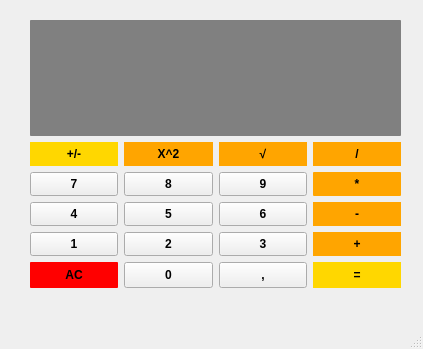
<?xml version="1.0" encoding="UTF-8"?>
<ui version="4.0">
 <class>Calculater</class>
 <widget class="QMainWindow" name="Calculater">
  <property name="geometry">
   <rect>
    <x>0</x>
    <y>0</y>
    <width>423</width>
    <height>349</height>
   </rect>
  </property>
  <property name="sizePolicy">
   <sizepolicy hsizetype="Preferred" vsizetype="Preferred">
    <horstretch>0</horstretch>
    <verstretch>0</verstretch>
   </sizepolicy>
  </property>
  <property name="palette">
   <palette>
    <active>
     <colorrole role="WindowText">
      <brush brushstyle="SolidPattern">
       <color alpha="255">
        <red>255</red>
        <green>255</green>
        <blue>255</blue>
       </color>
      </brush>
     </colorrole>
    </active>
    <inactive>
     <colorrole role="WindowText">
      <brush brushstyle="SolidPattern">
       <color alpha="255">
        <red>255</red>
        <green>255</green>
        <blue>255</blue>
       </color>
      </brush>
     </colorrole>
    </inactive>
    <disabled/>
   </palette>
  </property>
  <property name="windowTitle">
   <string>Calculater</string>
  </property>
  <property name="styleSheet">
   <string notr="true"/>
  </property>
  <widget class="QWidget" name="centralwidget">
   <widget class="QWidget" name="gridLayoutWidget_2">
    <property name="geometry">
     <rect>
      <x>30</x>
      <y>20</y>
      <width>371</width>
      <height>268</height>
     </rect>
    </property>
    <layout class="QGridLayout" name="gridLayout">
     <item row="5" column="0">
      <widget class="QPushButton" name="Button4">
       <property name="sizePolicy">
        <sizepolicy hsizetype="Preferred" vsizetype="Preferred">
         <horstretch>0</horstretch>
         <verstretch>0</verstretch>
        </sizepolicy>
       </property>
       <property name="font">
        <font>
         <italic>false</italic>
         <bold>true</bold>
        </font>
       </property>
       <property name="text">
        <string>4</string>
       </property>
      </widget>
     </item>
     <item row="6" column="3">
      <widget class="QPushButton" name="Add">
       <property name="sizePolicy">
        <sizepolicy hsizetype="Preferred" vsizetype="Preferred">
         <horstretch>0</horstretch>
         <verstretch>0</verstretch>
        </sizepolicy>
       </property>
       <property name="font">
        <font>
         <italic>false</italic>
         <bold>true</bold>
        </font>
       </property>
       <property name="styleSheet">
        <string notr="true">QPushButton {
     background-color:orange; border: 1px red;
	border-radius: 0px;
	padding: 5px;
}
QPushButton:pressed {
    background-color: gray; border: 1px solid gray;
	border-radius: 0px;
	padding: 5px;
}</string>
       </property>
       <property name="text">
        <string>+</string>
       </property>
      </widget>
     </item>
     <item row="4" column="3">
      <widget class="QPushButton" name="Multiply">
       <property name="sizePolicy">
        <sizepolicy hsizetype="Preferred" vsizetype="Preferred">
         <horstretch>0</horstretch>
         <verstretch>0</verstretch>
        </sizepolicy>
       </property>
       <property name="font">
        <font>
         <italic>false</italic>
         <bold>true</bold>
        </font>
       </property>
       <property name="styleSheet">
        <string notr="true">QPushButton {
     background-color:orange; border: 1px red;
	border-radius: 1px;
	padding: 5px;
}
QPushButton:pressed {
    background-color: gray; border: 1px solid gray;
	border-radius: 1px;
	padding: 5px;
}</string>
       </property>
       <property name="text">
        <string>*</string>
       </property>
      </widget>
     </item>
     <item row="7" column="2">
      <widget class="QPushButton" name="Dot">
       <property name="sizePolicy">
        <sizepolicy hsizetype="Preferred" vsizetype="Preferred">
         <horstretch>0</horstretch>
         <verstretch>0</verstretch>
        </sizepolicy>
       </property>
       <property name="font">
        <font>
         <italic>false</italic>
         <bold>true</bold>
        </font>
       </property>
       <property name="text">
        <string>,</string>
       </property>
      </widget>
     </item>
     <item row="5" column="1">
      <widget class="QPushButton" name="Button5">
       <property name="sizePolicy">
        <sizepolicy hsizetype="Preferred" vsizetype="Preferred">
         <horstretch>0</horstretch>
         <verstretch>0</verstretch>
        </sizepolicy>
       </property>
       <property name="font">
        <font>
         <italic>false</italic>
         <bold>true</bold>
        </font>
       </property>
       <property name="text">
        <string>5</string>
       </property>
      </widget>
     </item>
     <item row="7" column="3">
      <widget class="QPushButton" name="Equal">
       <property name="sizePolicy">
        <sizepolicy hsizetype="Preferred" vsizetype="Preferred">
         <horstretch>0</horstretch>
         <verstretch>0</verstretch>
        </sizepolicy>
       </property>
       <property name="palette">
        <palette>
         <active>
          <colorrole role="WindowText">
           <brush brushstyle="SolidPattern">
            <color alpha="255">
             <red>0</red>
             <green>0</green>
             <blue>0</blue>
            </color>
           </brush>
          </colorrole>
          <colorrole role="Button">
           <brush brushstyle="SolidPattern">
            <color alpha="255">
             <red>255</red>
             <green>215</green>
             <blue>0</blue>
            </color>
           </brush>
          </colorrole>
          <colorrole role="Base">
           <brush brushstyle="SolidPattern">
            <color alpha="255">
             <red>255</red>
             <green>215</green>
             <blue>0</blue>
            </color>
           </brush>
          </colorrole>
          <colorrole role="Window">
           <brush brushstyle="SolidPattern">
            <color alpha="255">
             <red>255</red>
             <green>215</green>
             <blue>0</blue>
            </color>
           </brush>
          </colorrole>
         </active>
         <inactive>
          <colorrole role="WindowText">
           <brush brushstyle="SolidPattern">
            <color alpha="255">
             <red>0</red>
             <green>0</green>
             <blue>0</blue>
            </color>
           </brush>
          </colorrole>
          <colorrole role="Button">
           <brush brushstyle="SolidPattern">
            <color alpha="255">
             <red>255</red>
             <green>215</green>
             <blue>0</blue>
            </color>
           </brush>
          </colorrole>
          <colorrole role="Base">
           <brush brushstyle="SolidPattern">
            <color alpha="255">
             <red>255</red>
             <green>215</green>
             <blue>0</blue>
            </color>
           </brush>
          </colorrole>
          <colorrole role="Window">
           <brush brushstyle="SolidPattern">
            <color alpha="255">
             <red>255</red>
             <green>215</green>
             <blue>0</blue>
            </color>
           </brush>
          </colorrole>
         </inactive>
         <disabled>
          <colorrole role="Button">
           <brush brushstyle="SolidPattern">
            <color alpha="255">
             <red>255</red>
             <green>215</green>
             <blue>0</blue>
            </color>
           </brush>
          </colorrole>
          <colorrole role="Base">
           <brush brushstyle="SolidPattern">
            <color alpha="255">
             <red>255</red>
             <green>215</green>
             <blue>0</blue>
            </color>
           </brush>
          </colorrole>
          <colorrole role="Window">
           <brush brushstyle="SolidPattern">
            <color alpha="255">
             <red>255</red>
             <green>215</green>
             <blue>0</blue>
            </color>
           </brush>
          </colorrole>
         </disabled>
        </palette>
       </property>
       <property name="font">
        <font>
         <italic>false</italic>
         <bold>true</bold>
        </font>
       </property>
       <property name="styleSheet">
        <string notr="true">QPushButton {
     background-color:gold; border: 1px red;
	border-radius: 0px;
	padding: 5px;
}
QPushButton:pressed {
    background-color: solid orange; border: 1px solid gray;
	border-radius: 0px;
	padding: 5px;
}</string>
       </property>
       <property name="text">
        <string>=</string>
       </property>
      </widget>
     </item>
     <item row="3" column="3">
      <widget class="QPushButton" name="Divide">
       <property name="sizePolicy">
        <sizepolicy hsizetype="Preferred" vsizetype="Preferred">
         <horstretch>0</horstretch>
         <verstretch>0</verstretch>
        </sizepolicy>
       </property>
       <property name="font">
        <font>
         <italic>false</italic>
         <bold>true</bold>
        </font>
       </property>
       <property name="styleSheet">
        <string notr="true">QPushButton {
     background-color:orange; border: 1px red;
	border-radius: 0px;
	padding: 5px;
}
QPushButton:pressed {
    background-color: gray; border: 1px solid gray;
	border-radius: 0px;
	padding: 5px;
}</string>
       </property>
       <property name="text">
        <string>/</string>
       </property>
      </widget>
     </item>
     <item row="5" column="3">
      <widget class="QPushButton" name="Subtract">
       <property name="sizePolicy">
        <sizepolicy hsizetype="Preferred" vsizetype="Preferred">
         <horstretch>0</horstretch>
         <verstretch>0</verstretch>
        </sizepolicy>
       </property>
       <property name="font">
        <font>
         <italic>false</italic>
         <bold>true</bold>
        </font>
       </property>
       <property name="styleSheet">
        <string notr="true">QPushButton {
     background-color:orange; border: 1px red;
	border-radius: 0px;
	padding: 5px;
}
QPushButton:pressed {
    background-color: gray; border: 1px solid gray;
	border-radius: 0px;
	padding: 5px;
}</string>
       </property>
       <property name="text">
        <string>-</string>
       </property>
      </widget>
     </item>
     <item row="7" column="0">
      <widget class="QPushButton" name="Clear">
       <property name="sizePolicy">
        <sizepolicy hsizetype="Preferred" vsizetype="Preferred">
         <horstretch>0</horstretch>
         <verstretch>0</verstretch>
        </sizepolicy>
       </property>
       <property name="font">
        <font>
         <italic>false</italic>
         <bold>true</bold>
        </font>
       </property>
       <property name="styleSheet">
        <string notr="true">QPushButton {
     background-color:red; border: 1px solid red;
	border-radius: 1px;
	padding: 5px;
}
QPushButton:pressed {
    background-color: sold red; border: 1px solid gray;
	border-radius: 0px;
	padding: 5px;
}
QPushButon:hover{
background-color:pink;
}</string>
       </property>
       <property name="text">
        <string>AC</string>
       </property>
      </widget>
     </item>
     <item row="4" column="0">
      <widget class="QPushButton" name="Button7">
       <property name="sizePolicy">
        <sizepolicy hsizetype="Preferred" vsizetype="Preferred">
         <horstretch>0</horstretch>
         <verstretch>0</verstretch>
        </sizepolicy>
       </property>
       <property name="font">
        <font>
         <italic>false</italic>
         <bold>true</bold>
        </font>
       </property>
       <property name="text">
        <string>7</string>
       </property>
      </widget>
     </item>
     <item row="3" column="0">
      <widget class="QPushButton" name="Minus">
       <property name="sizePolicy">
        <sizepolicy hsizetype="Preferred" vsizetype="Preferred">
         <horstretch>0</horstretch>
         <verstretch>0</verstretch>
        </sizepolicy>
       </property>
       <property name="palette">
        <palette>
         <active>
          <colorrole role="Button">
           <brush brushstyle="SolidPattern">
            <color alpha="255">
             <red>255</red>
             <green>215</green>
             <blue>0</blue>
            </color>
           </brush>
          </colorrole>
          <colorrole role="Base">
           <brush brushstyle="SolidPattern">
            <color alpha="255">
             <red>255</red>
             <green>215</green>
             <blue>0</blue>
            </color>
           </brush>
          </colorrole>
          <colorrole role="Window">
           <brush brushstyle="SolidPattern">
            <color alpha="255">
             <red>255</red>
             <green>215</green>
             <blue>0</blue>
            </color>
           </brush>
          </colorrole>
         </active>
         <inactive>
          <colorrole role="Button">
           <brush brushstyle="SolidPattern">
            <color alpha="255">
             <red>255</red>
             <green>215</green>
             <blue>0</blue>
            </color>
           </brush>
          </colorrole>
          <colorrole role="Base">
           <brush brushstyle="SolidPattern">
            <color alpha="255">
             <red>255</red>
             <green>215</green>
             <blue>0</blue>
            </color>
           </brush>
          </colorrole>
          <colorrole role="Window">
           <brush brushstyle="SolidPattern">
            <color alpha="255">
             <red>255</red>
             <green>215</green>
             <blue>0</blue>
            </color>
           </brush>
          </colorrole>
         </inactive>
         <disabled>
          <colorrole role="Button">
           <brush brushstyle="SolidPattern">
            <color alpha="255">
             <red>255</red>
             <green>215</green>
             <blue>0</blue>
            </color>
           </brush>
          </colorrole>
          <colorrole role="Base">
           <brush brushstyle="SolidPattern">
            <color alpha="255">
             <red>255</red>
             <green>215</green>
             <blue>0</blue>
            </color>
           </brush>
          </colorrole>
          <colorrole role="Window">
           <brush brushstyle="SolidPattern">
            <color alpha="255">
             <red>255</red>
             <green>215</green>
             <blue>0</blue>
            </color>
           </brush>
          </colorrole>
         </disabled>
        </palette>
       </property>
       <property name="font">
        <font>
         <italic>false</italic>
         <bold>true</bold>
        </font>
       </property>
       <property name="styleSheet">
        <string notr="true">QPushButton {
     background-color:gold; border: 1px red;
	border-radius: 0px;
	padding: 5px;
}
QPushButton:pressed {
    background-color: solid orange; border: 1px solid gray;
	border-radius: 0px;
	padding: 5px;
}</string>
       </property>
       <property name="text">
        <string>+/-</string>
       </property>
      </widget>
     </item>
     <item row="4" column="2">
      <widget class="QPushButton" name="Button9">
       <property name="sizePolicy">
        <sizepolicy hsizetype="Preferred" vsizetype="Preferred">
         <horstretch>0</horstretch>
         <verstretch>0</verstretch>
        </sizepolicy>
       </property>
       <property name="font">
        <font>
         <italic>false</italic>
         <bold>true</bold>
        </font>
       </property>
       <property name="text">
        <string>9</string>
       </property>
      </widget>
     </item>
     <item row="4" column="1">
      <widget class="QPushButton" name="Button8">
       <property name="sizePolicy">
        <sizepolicy hsizetype="Preferred" vsizetype="Preferred">
         <horstretch>0</horstretch>
         <verstretch>0</verstretch>
        </sizepolicy>
       </property>
       <property name="font">
        <font>
         <italic>false</italic>
         <bold>true</bold>
        </font>
       </property>
       <property name="text">
        <string>8</string>
       </property>
      </widget>
     </item>
     <item row="5" column="2">
      <widget class="QPushButton" name="Button6">
       <property name="sizePolicy">
        <sizepolicy hsizetype="Preferred" vsizetype="Preferred">
         <horstretch>0</horstretch>
         <verstretch>0</verstretch>
        </sizepolicy>
       </property>
       <property name="font">
        <font>
         <italic>false</italic>
         <bold>true</bold>
        </font>
       </property>
       <property name="text">
        <string>6</string>
       </property>
      </widget>
     </item>
     <item row="3" column="1">
      <widget class="QPushButton" name="Square">
       <property name="sizePolicy">
        <sizepolicy hsizetype="Preferred" vsizetype="Preferred">
         <horstretch>0</horstretch>
         <verstretch>0</verstretch>
        </sizepolicy>
       </property>
       <property name="palette">
        <palette>
         <active>
          <colorrole role="WindowText">
           <brush brushstyle="SolidPattern">
            <color alpha="255">
             <red>0</red>
             <green>0</green>
             <blue>0</blue>
            </color>
           </brush>
          </colorrole>
          <colorrole role="Button">
           <brush brushstyle="SolidPattern">
            <color alpha="255">
             <red>255</red>
             <green>165</green>
             <blue>0</blue>
            </color>
           </brush>
          </colorrole>
          <colorrole role="Base">
           <brush brushstyle="SolidPattern">
            <color alpha="255">
             <red>255</red>
             <green>165</green>
             <blue>0</blue>
            </color>
           </brush>
          </colorrole>
          <colorrole role="Window">
           <brush brushstyle="SolidPattern">
            <color alpha="255">
             <red>255</red>
             <green>165</green>
             <blue>0</blue>
            </color>
           </brush>
          </colorrole>
         </active>
         <inactive>
          <colorrole role="WindowText">
           <brush brushstyle="SolidPattern">
            <color alpha="255">
             <red>0</red>
             <green>0</green>
             <blue>0</blue>
            </color>
           </brush>
          </colorrole>
          <colorrole role="Button">
           <brush brushstyle="SolidPattern">
            <color alpha="255">
             <red>255</red>
             <green>165</green>
             <blue>0</blue>
            </color>
           </brush>
          </colorrole>
          <colorrole role="Base">
           <brush brushstyle="SolidPattern">
            <color alpha="255">
             <red>255</red>
             <green>165</green>
             <blue>0</blue>
            </color>
           </brush>
          </colorrole>
          <colorrole role="Window">
           <brush brushstyle="SolidPattern">
            <color alpha="255">
             <red>255</red>
             <green>165</green>
             <blue>0</blue>
            </color>
           </brush>
          </colorrole>
         </inactive>
         <disabled>
          <colorrole role="Button">
           <brush brushstyle="SolidPattern">
            <color alpha="255">
             <red>255</red>
             <green>165</green>
             <blue>0</blue>
            </color>
           </brush>
          </colorrole>
          <colorrole role="Base">
           <brush brushstyle="SolidPattern">
            <color alpha="255">
             <red>255</red>
             <green>165</green>
             <blue>0</blue>
            </color>
           </brush>
          </colorrole>
          <colorrole role="Window">
           <brush brushstyle="SolidPattern">
            <color alpha="255">
             <red>255</red>
             <green>165</green>
             <blue>0</blue>
            </color>
           </brush>
          </colorrole>
         </disabled>
        </palette>
       </property>
       <property name="font">
        <font>
         <italic>false</italic>
         <bold>true</bold>
        </font>
       </property>
       <property name="styleSheet">
        <string notr="true">QPushButton {
     background-color:orange; border: 1px red;
	border-radius: 0px;
	padding: 5px;
}
QPushButton:pressed {
    background-color: gray; border: 1px solid gray;
	border-radius: 0px;
	padding: 5px;
}</string>
       </property>
       <property name="text">
        <string>X^2</string>
       </property>
      </widget>
     </item>
     <item row="6" column="1">
      <widget class="QPushButton" name="Button2">
       <property name="sizePolicy">
        <sizepolicy hsizetype="Preferred" vsizetype="Preferred">
         <horstretch>0</horstretch>
         <verstretch>0</verstretch>
        </sizepolicy>
       </property>
       <property name="font">
        <font>
         <italic>false</italic>
         <bold>true</bold>
        </font>
       </property>
       <property name="text">
        <string>2</string>
       </property>
      </widget>
     </item>
     <item row="6" column="0">
      <widget class="QPushButton" name="Button1">
       <property name="sizePolicy">
        <sizepolicy hsizetype="Preferred" vsizetype="Preferred">
         <horstretch>0</horstretch>
         <verstretch>0</verstretch>
        </sizepolicy>
       </property>
       <property name="font">
        <font>
         <italic>false</italic>
         <bold>true</bold>
        </font>
       </property>
       <property name="text">
        <string>1</string>
       </property>
      </widget>
     </item>
     <item row="6" column="2">
      <widget class="QPushButton" name="Button3">
       <property name="sizePolicy">
        <sizepolicy hsizetype="Preferred" vsizetype="Preferred">
         <horstretch>0</horstretch>
         <verstretch>0</verstretch>
        </sizepolicy>
       </property>
       <property name="font">
        <font>
         <italic>false</italic>
         <bold>true</bold>
        </font>
       </property>
       <property name="text">
        <string>3</string>
       </property>
      </widget>
     </item>
     <item row="7" column="1">
      <widget class="QPushButton" name="Button0">
       <property name="sizePolicy">
        <sizepolicy hsizetype="Preferred" vsizetype="Preferred">
         <horstretch>0</horstretch>
         <verstretch>0</verstretch>
        </sizepolicy>
       </property>
       <property name="font">
        <font>
         <italic>false</italic>
         <bold>true</bold>
        </font>
       </property>
       <property name="text">
        <string>0</string>
       </property>
      </widget>
     </item>
     <item row="3" column="2">
      <widget class="QPushButton" name="SquareRoot">
       <property name="sizePolicy">
        <sizepolicy hsizetype="Preferred" vsizetype="Preferred">
         <horstretch>0</horstretch>
         <verstretch>0</verstretch>
        </sizepolicy>
       </property>
       <property name="font">
        <font>
         <italic>false</italic>
         <bold>true</bold>
        </font>
       </property>
       <property name="styleSheet">
        <string notr="true">QPushButton {
     background-color:orange; border: 1px red;
	border-radius: 0px;
	padding: 5px;
}
QPushButton:pressed {
    background-color: gray; border: 1px solid gray;
	border-radius: 0px;
	padding: 5px;
}</string>
       </property>
       <property name="text">
        <string>√</string>
       </property>
      </widget>
     </item>
     <item row="1" column="0" colspan="4">
      <widget class="QLineEdit" name="Display">
       <property name="sizePolicy">
        <sizepolicy hsizetype="Preferred" vsizetype="Expanding">
         <horstretch>0</horstretch>
         <verstretch>0</verstretch>
        </sizepolicy>
       </property>
       <property name="font">
        <font>
         <family>Arial</family>
         <pointsize>18</pointsize>
         <bold>true</bold>
        </font>
       </property>
       <property name="styleSheet">
        <string notr="true">QLineEdit {
     background-color: gray; border: 1px solid gray;
	border-radius: 1px;
	padding: 5px;
	color: white;
}</string>
       </property>
       <property name="alignment">
        <set>Qt::AlignmentFlag::AlignRight|Qt::AlignmentFlag::AlignTrailing|Qt::AlignmentFlag::AlignVCenter</set>
       </property>
      </widget>
     </item>
    </layout>
   </widget>
  </widget>
  <widget class="QMenuBar" name="menubar">
   <property name="geometry">
    <rect>
     <x>0</x>
     <y>0</y>
     <width>423</width>
     <height>25</height>
    </rect>
   </property>
  </widget>
  <widget class="QStatusBar" name="statusbar"/>
 </widget>
 <resources/>
 <connections/>
</ui>
